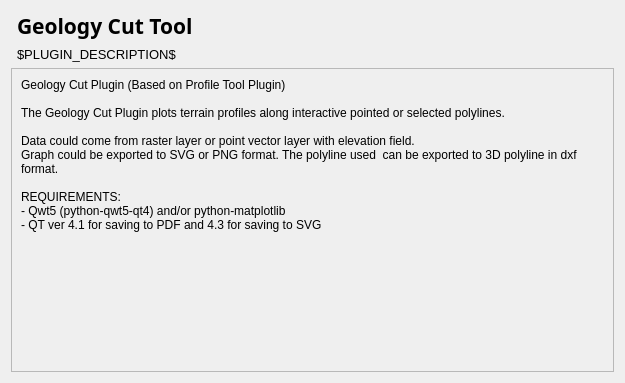
<?xml version="1.0" encoding="UTF-8"?>
<ui version="4.0">
 <class>DlgAbout</class>
 <widget class="QDialog" name="DlgAbout">
  <property name="geometry">
   <rect>
    <x>0</x>
    <y>0</y>
    <width>625</width>
    <height>383</height>
   </rect>
  </property>
  <property name="windowTitle">
   <string>Dialog</string>
  </property>
  <layout class="QGridLayout" name="gridLayout">
   <item row="0" column="1">
    <widget class="QLabel" name="title">
     <property name="sizePolicy">
      <sizepolicy hsizetype="Expanding" vsizetype="Expanding">
       <horstretch>0</horstretch>
       <verstretch>0</verstretch>
      </sizepolicy>
     </property>
     <property name="font">
      <font>
       <family>Sans Serif</family>
       <pointsize>16</pointsize>
       <weight>75</weight>
       <bold>true</bold>
      </font>
     </property>
     <property name="text">
      <string>&lt;html&gt;&lt;head/&gt;&lt;body&gt;&lt;p&gt;Geology Cut Tool&lt;/p&gt;&lt;/body&gt;&lt;/html&gt;</string>
     </property>
    </widget>
   </item>
   <item row="1" column="1">
    <widget class="QLabel" name="description">
     <property name="sizePolicy">
      <sizepolicy hsizetype="Expanding" vsizetype="Expanding">
       <horstretch>0</horstretch>
       <verstretch>0</verstretch>
      </sizepolicy>
     </property>
     <property name="font">
      <font>
       <pointsize>10</pointsize>
      </font>
     </property>
     <property name="text">
      <string>$PLUGIN_DESCRIPTION$</string>
     </property>
     <property name="wordWrap">
      <bool>true</bool>
     </property>
    </widget>
   </item>
   <item row="2" column="0" colspan="2">
    <widget class="QScrollArea" name="scrollArea_2">
     <property name="widgetResizable">
      <bool>true</bool>
     </property>
     <widget class="QWidget" name="scrollAreaWidgetContents_2">
      <property name="geometry">
       <rect>
        <x>0</x>
        <y>0</y>
        <width>605</width>
        <height>310</height>
       </rect>
      </property>
      <layout class="QVBoxLayout" name="verticalLayout_3">
       <item>
        <widget class="QLabel" name="label_3">
         <property name="sizePolicy">
          <sizepolicy hsizetype="Preferred" vsizetype="Preferred">
           <horstretch>0</horstretch>
           <verstretch>0</verstretch>
          </sizepolicy>
         </property>
         <property name="minimumSize">
          <size>
           <width>10</width>
           <height>10</height>
          </size>
         </property>
         <property name="cursor">
          <cursorShape>ArrowCursor</cursorShape>
         </property>
         <property name="focusPolicy">
          <enum>Qt::NoFocus</enum>
         </property>
         <property name="frameShape">
          <enum>QFrame::NoFrame</enum>
         </property>
         <property name="text">
          <string>&lt;!DOCTYPE HTML PUBLIC &quot;-//W3C//DTD HTML 4.0//EN&quot; &quot;http://www.w3.org/TR/REC-html40/strict.dtd&quot;&gt;
&lt;html&gt;&lt;head&gt;&lt;meta name=&quot;qrichtext&quot; content=&quot;1&quot; /&gt;&lt;style type=&quot;text/css&quot;&gt;
p, li { white-space: pre-wrap; }
&lt;/style&gt;&lt;/head&gt;&lt;body style=&quot; font-family:'MS Shell Dlg 2'; font-size:8pt; font-weight:400; font-style:normal;&quot;&gt;
&lt;p style=&quot; margin-top:0px; margin-bottom:0px; margin-left:0px; margin-right:0px; -qt-block-indent:0; text-indent:0px;&quot;&gt;&lt;span style=&quot; font-family:'Sans Serif'; font-size:9pt;&quot;&gt;Geology Cut Plugin (Based on Profile Tool Plugin)&lt;/span&gt;&lt;/p&gt;
&lt;p style=&quot;-qt-paragraph-type:empty; margin-top:0px; margin-bottom:0px; margin-left:0px; margin-right:0px; -qt-block-indent:0; text-indent:0px; font-family:'Sans Serif'; font-size:9pt;&quot;&gt;&lt;br /&gt;&lt;/p&gt;
&lt;p style=&quot; margin-top:0px; margin-bottom:0px; margin-left:0px; margin-right:0px; -qt-block-indent:0; text-indent:0px;&quot;&gt;&lt;span style=&quot; font-family:'Sans Serif'; font-size:9pt;&quot;&gt;The Geology Cut Plugin plots terrain profiles along interactive pointed or selected polylines.&lt;/span&gt;&lt;/p&gt;
&lt;p style=&quot;-qt-paragraph-type:empty; margin-top:0px; margin-bottom:0px; margin-left:0px; margin-right:0px; -qt-block-indent:0; text-indent:0px; font-family:'Sans Serif'; font-size:9pt;&quot;&gt;&lt;br /&gt;&lt;/p&gt;
&lt;p style=&quot; margin-top:0px; margin-bottom:0px; margin-left:0px; margin-right:0px; -qt-block-indent:0; text-indent:0px;&quot;&gt;&lt;span style=&quot; font-family:'Sans Serif'; font-size:9pt;&quot;&gt;Data could come from raster layer or point vector layer with elevation field.&lt;/span&gt;&lt;/p&gt;
&lt;p style=&quot; margin-top:0px; margin-bottom:0px; margin-left:0px; margin-right:0px; -qt-block-indent:0; text-indent:0px;&quot;&gt;&lt;span style=&quot; font-family:'Sans Serif'; font-size:9pt;&quot;&gt;Graph could be exported to SVG or PNG format. The polyline used  can be exported to 3D polyline in dxf format.&lt;/span&gt;&lt;/p&gt;
&lt;p style=&quot;-qt-paragraph-type:empty; margin-top:0px; margin-bottom:0px; margin-left:0px; margin-right:0px; -qt-block-indent:0; text-indent:0px; font-family:'Sans Serif'; font-size:9pt;&quot;&gt;&lt;br /&gt;&lt;/p&gt;
&lt;p style=&quot; margin-top:0px; margin-bottom:0px; margin-left:0px; margin-right:0px; -qt-block-indent:0; text-indent:0px;&quot;&gt;&lt;span style=&quot; font-family:'Sans Serif'; font-size:9pt;&quot;&gt;REQUIREMENTS:&lt;/span&gt;&lt;/p&gt;
&lt;p style=&quot; margin-top:0px; margin-bottom:0px; margin-left:0px; margin-right:0px; -qt-block-indent:0; text-indent:0px;&quot;&gt;&lt;span style=&quot; font-family:'Sans Serif'; font-size:9pt;&quot;&gt;- Qwt5 (python-qwt5-qt4) and/or python-matplotlib&lt;/span&gt;&lt;/p&gt;
&lt;p style=&quot; margin-top:0px; margin-bottom:0px; margin-left:0px; margin-right:0px; -qt-block-indent:0; text-indent:0px;&quot;&gt;&lt;span style=&quot; font-family:'Sans Serif'; font-size:9pt;&quot;&gt;- QT ver 4.1 for saving to PDF and 4.3 for saving to SVG&lt;/span&gt;&lt;/p&gt;
&lt;p style=&quot;-qt-paragraph-type:empty; margin-top:0px; margin-bottom:0px; margin-left:0px; margin-right:0px; -qt-block-indent:0; text-indent:0px; font-family:'Sans Serif'; font-size:9pt;&quot;&gt;&lt;br /&gt;&lt;/p&gt;&lt;/body&gt;&lt;/html&gt;</string>
         </property>
         <property name="textFormat">
          <enum>Qt::AutoText</enum>
         </property>
         <property name="scaledContents">
          <bool>false</bool>
         </property>
         <property name="alignment">
          <set>Qt::AlignLeading|Qt::AlignLeft|Qt::AlignTop</set>
         </property>
         <property name="wordWrap">
          <bool>true</bool>
         </property>
         <property name="openExternalLinks">
          <bool>true</bool>
         </property>
         <property name="textInteractionFlags">
          <set>Qt::LinksAccessibleByMouse</set>
         </property>
        </widget>
       </item>
      </layout>
     </widget>
    </widget>
   </item>
  </layout>
 </widget>
 <resources/>
 <connections/>
</ui>
